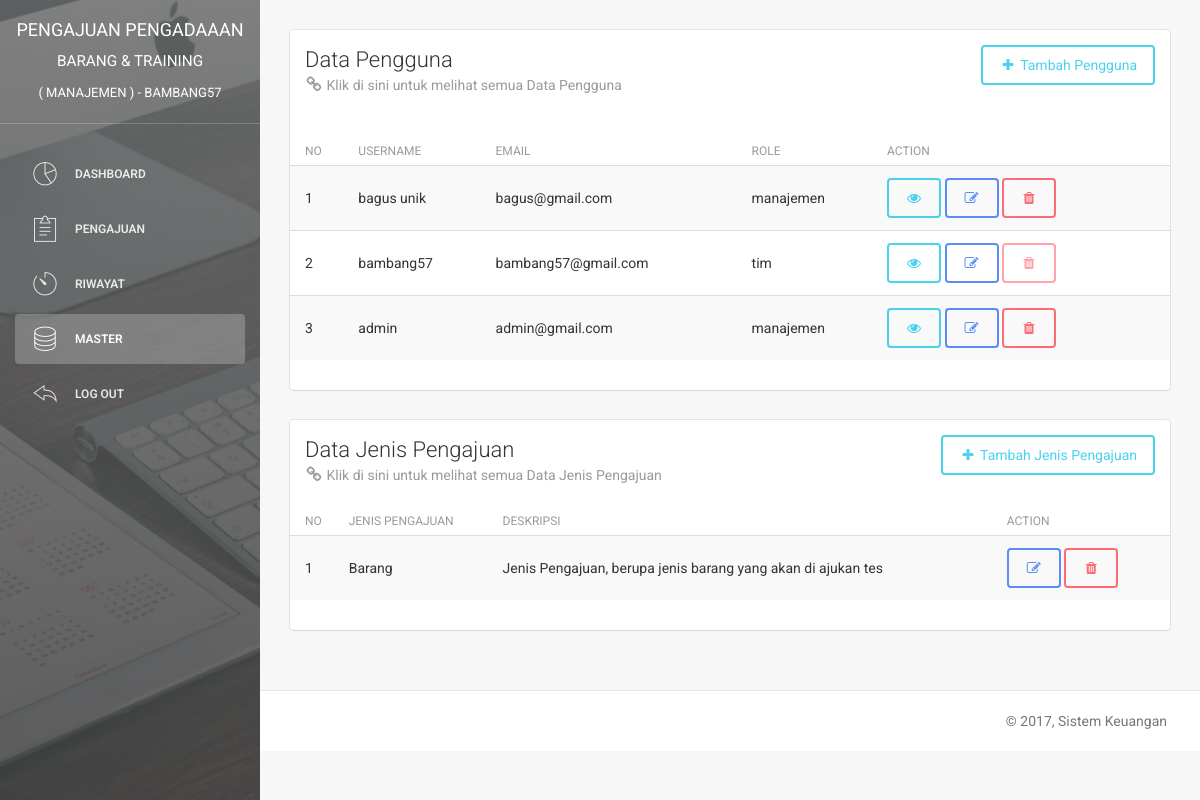
The app's page /admin/master.php (signed in), older data.
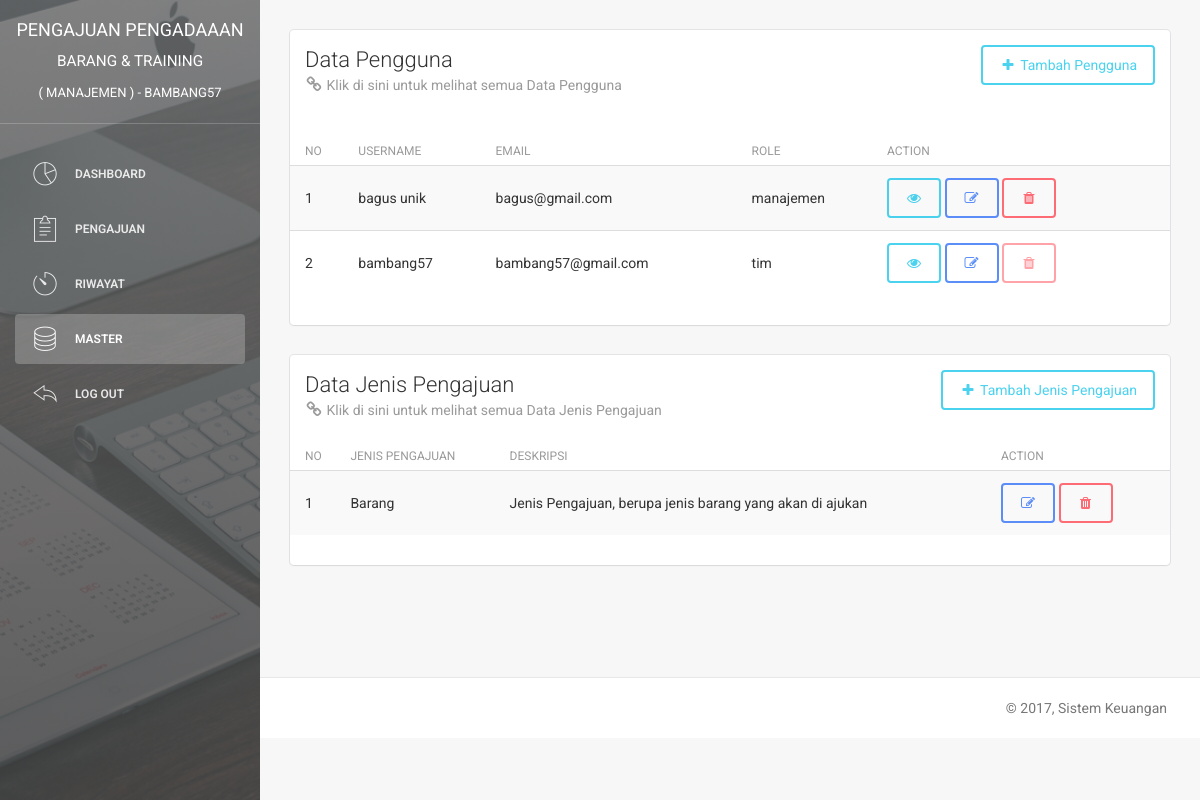
The same page, newer data.
### tables this page shows
CREATE TABLE `user` (
  `id_user` int(11) NOT NULL,
  `username` varchar(15) NOT NULL,
  `email` varchar(25) NOT NULL,
  `password` varchar(225) NOT NULL,
  `nama_depan` varchar(15) NOT NULL,
  `nama_belakang` varchar(15) NOT NULL,
  `jk` enum('laki-laki','perempuan') NOT NULL,
  `no_hp` varchar(15) NOT NULL,
  `alamat` text NOT NULL,
  `role` enum('manajemen','tim') NOT NULL,
  `pembuatan_akun` datetime NOT NULL,
  `update_akun` datetime NOT NULL
);

CREATE TABLE `jenis_pengajuan` (
  `id_jenis_pengajuan` int(11) NOT NULL,
  `jenis_pengajuan` varchar(25) NOT NULL,
  `deskripsi` text NOT NULL
);

### admin/master.php (the view, shortened to what the changed rows need)
<?php
  include '../system/koneksi.php';
?>
<!doctype html>
<html lang="en">
<head>
    <link href="assets/css/bootstrap.min.css" rel="stylesheet" />
    <link href="assets/css/animate.min.css" rel="stylesheet"/>
    <link href="assets/css/light-bootstrap-dashboard.css" rel="stylesheet"/>
    <link href="assets/css/demo.css" rel="stylesheet" />
    <link href="http://maxcdn.bootstrapcdn.com/font-awesome/4.2.0/css/font-awesome.min.css" rel="stylesheet">
    <link href="assets/css/pe-icon-7-stroke.css" rel="stylesheet" />
</head>
<body>
<div class="wrapper">
    <div class="sidebar" data-color="black" data-image="assets/img/sidebar.jpg">
    	<div class="sidebar-wrapper">
            <div class="logo">
                <a href="index.php" class="simple-text">
<?php
 $query_login = "SELECT * FROM user WHERE email ='$_SESSION[email]'";
    $result_login = mysqli_query($con, $query_login);
    $data_login = mysqli_fetch_assoc($result_login);
    $username = $data_login["username"];
?>
                    Pengajuan Pengadaaan <small>Barang & Training <br> <small>( Manajemen ) - <?php echo $username ?></small></small>
                </a>
            </div>
    	</div>
    </div>
    <div class="main-panel">
        <div class="content">
            <div class="container-fluid">
                <div class="row">
                    <div class="col-md-12">
                        <div class="card">
                            <div class="content table-responsive table-full-width">
                                <table class="table table-hover table-striped">
                                    <thead>
                                        <th>No</th>
                                        <th>Username</th>
                                    	<th>Email</th>
                                        <th>Role</th>
                                    	<th>Action</th>
                                    </thead>
                                    <tbody>
<?php
      $query = "SELECT * FROM user ORDER BY id_user ASC limit 5" ;
      $result = mysqli_query($con, $query);
      $no = 1;
      while($data = mysqli_fetch_assoc($result))
      {
                                        echo "<tr>";
                                            echo "<td>$no</td>";
                                        	echo "<td>$data[username]</td>";
                                            echo "<td>$data[email]</td>";
                                            echo "<td>$data[role]</td>";
                                            echo '<td>
                                                <a href="detail_user.php?username='.$data['username'].'">
                                                    <button type="button" rel="tooltip" title="Lihat Detail" class="btn btn-info">
                                                        <i class="fa fa-eye"></i>
                                                    </button>
                                                </a>
                                                <a href="edit_user.php?username='.$data['username'].'">
                                                    <button type="button" rel="tooltip" title="Ubah Data" class="btn btn-primary">
                                                        <i class="fa fa-edit"></i>
                                                    </button>
                                                </a>';
    if( $data['email'] == $_SESSION['email'] ){
                                            echo'<button type="button" rel="tooltip" title="Hapus Data" class="btn btn-danger" disabled>
                                                        <i class="fa fa-trash"></i>
                                                    </button>';
    }
    else{
                                            echo '<a href="system/hapus_user.php?id='.$data['id_user'].'" onclick="return confirm(\'Anda yakin akan menghapus data pengguna?\')">
                                                    <button type="button" rel="tooltip" title="Hapus Data" class="btn btn-danger">
                                                        <i class="fa fa-trash"></i>
                                                    </button>
                                                </a>';
    }
                                            echo"</td>";
                                        echo "</tr>";
                                        $no++;
      }
?>
                                    </tbody>
                                </table>
                            </div>
                        </div>
                    </div>
                    <div class="col-md-12">
                        <div class="card">
                            <div class="content table-responsive table-full-width">
                                <table class="table table-hover table-striped">
                                    <thead>
                                        <th>No</th>
                                    	<th>Jenis Pengajuan</th>
                                    	<th>Deskripsi</th>
                                    	<th>Action</th>
                                    </thead>
                                    <tbody>
<?php
      $query = "SELECT * FROM jenis_pengajuan ORDER BY id_jenis_pengajuan ASC limit 5" ;
      $result = mysqli_query($con, $query);
      $no = 1;
      while($jenispengajuan = mysqli_fetch_assoc($result))
      {
                                        echo "<tr>";
                                            echo "<td>$no</td>";
                                            echo "<td>$jenispengajuan[jenis_pengajuan]</td>";
                                            echo "<td>$jenispengajuan[deskripsi]</td>";
                                            echo '<td>
                                                <a href="edit_jenispengajuan.php?id='.$jenispengajuan['id_jenis_pengajuan'].'">
                                                    <button type="button" rel="tooltip" title="Ubah Data" class="btn btn-primary">
                                                        <i class="fa fa-edit"></i>
                                                    </button>
                                                </a>
                                                <a href="system/hapus_jenispengajuan.php?id='.$jenispengajuan['id_jenis_pengajuan'].'" onclick="return confirm(\'Anda yakin akan menghapus data?\')">
                                                    <button type="button" rel="tooltip" title="Hapus Data" class="btn btn-danger">
                                                        <i class="fa fa-trash"></i>
                                                    </button>
                                                    </a>
                                            </td>';
                                        echo "</tr>";
                                        $no++;
      }
?>
                                    </tbody>
                                </table>
                            </div>
                        </div>
                    </div>
                </div>
            </div>
        </div>
    </div>
</div>
</body>
</html>

Row changes from the older to the newer data that the page shows:
removed user: username "admin", email "admin@gmail.com", role "manajemen"
changed jenis_pengajuan "Barang": deskripsi "Jenis Pengajuan, berupa jenis barang yang akan di ajukan tes" → "Jenis Pengajuan, berupa jenis barang yang akan di ajukan"
